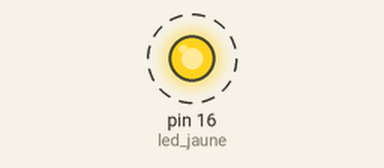
Simulated run of this sketch. Board: Arduino Uno, built with avr-gcc and run on an emulated ATmega328P. On the bench: output pins drawn as LEDs (lit = HIGH). Dashed ring = blinking.

Above: at 0.5 s.
Timing chart, 0 to 4.6 s (numbered marks = the images above):
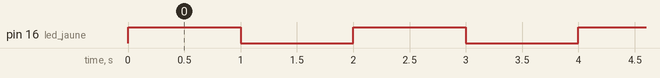

The sketch:

Blink.ino
```cpp
/*
  Blink

  Turns an LED on for one second, then off for one second, repeatedly.

  Most Arduinos have an on-board LED you can control. On the UNO, MEGA and ZERO
  it is attached to digital pin 13, on MKR1000 on pin 6. LED_BUILTIN is set to
  the correct LED pin independent of which board is used.
  If you want to know what pin the on-board LED is connected to on your Arduino
  model, check the Technical Specs of your board at:
  https://www.arduino.cc/en/Main/Products

*/
const int led_jaune = 16;
// the setup function runs once when you press reset or power the board
void setup() {
  // initialize digital pin LED_BUILTIN as an output.
  pinMode(led_jaune, OUTPUT);
}

// the loop function runs over and over again forever
void loop() {
  digitalWrite(led_jaune, HIGH);   // turn the LED on (HIGH is the voltage level)
  delay(1000);                       // wait for a second
  digitalWrite(led_jaune, LOW);    // turn the LED off by making the voltage LOW
  delay(1000);                       // wait for a second
}
```

Measured:
- by itself, pin 16 (led_jaune): alternates HIGH for 1.0 s and LOW for 1.0 s
